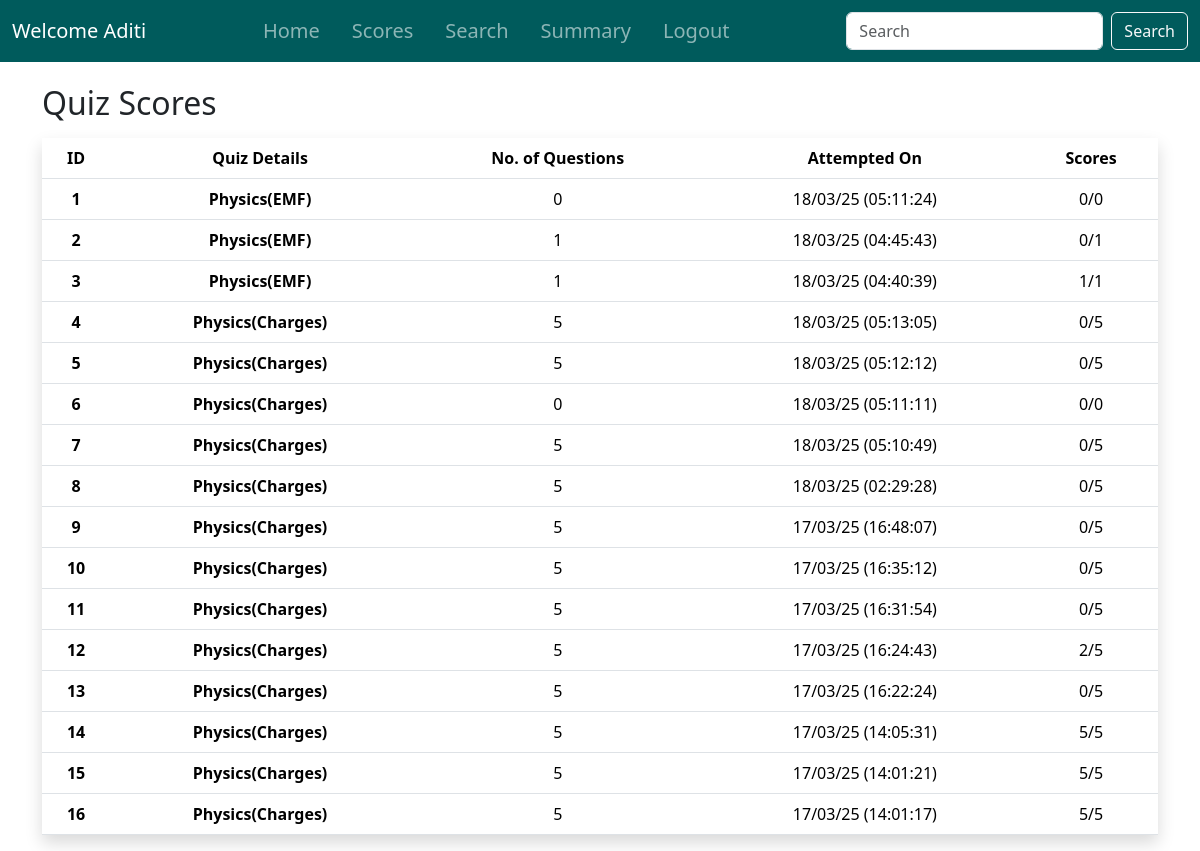
Before: /quiz_scores/1 (signed in) with the older database file.
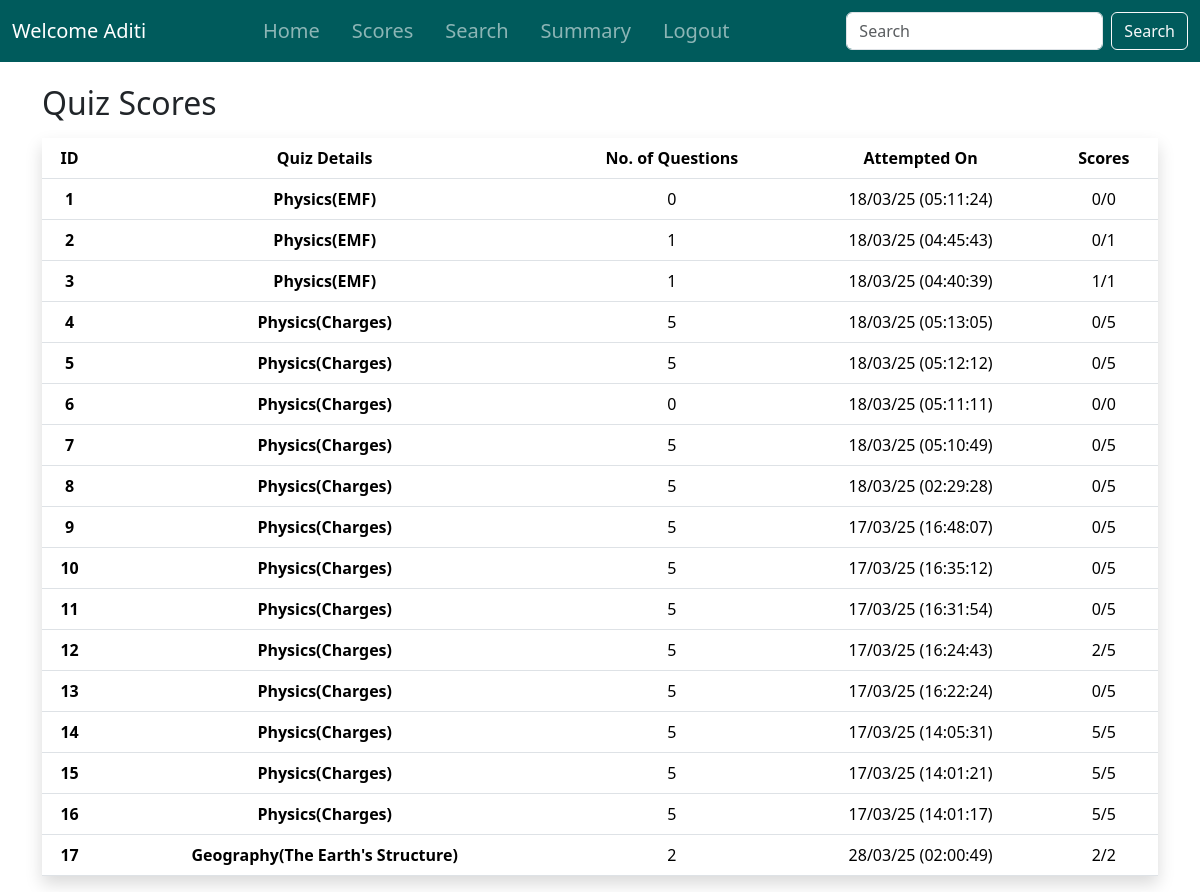
After: the same page with the newer database file.
### controllers/models.py (models this page shows)
class Score(db.Model):
    id = db.Column(db.Integer, primary_key=True)
    quiz_id = db.Column(db.Integer, db.ForeignKey('quiz.id'), nullable=False)
    user_id = db.Column(db.Integer, db.ForeignKey('user.id'), nullable=False)
    time_stamp_of_attempt = db.Column(db.DateTime, default=func.now())
    total_scored = db.Column(db.Integer, nullable=False)
    user = db.relationship('User', backref='scores')
    @hybrid_property
    def formatted_timestamp(self):
        if self.time_stamp_of_attempt:
            return self.time_stamp_of_attempt.strftime("%d/%m/%y (%H:%M:%S)")
        return None

class Subject(db.Model):
    id = db.Column(db.Integer, primary_key=True)
    name = db.Column(db.String(200), unique=True, nullable=False)
    description = db.Column(db.Text)
    chapters = db.relationship('Chapter', backref='subject', cascade='all, delete-orphan')

class Chapter(db.Model):
    id = db.Column(db.Integer, primary_key=True)
    name = db.Column(db.String(200), nullable=False, unique=True)
    description = db.Column(db.Text, nullable=False)
    no_of_quizes = db.Column(db.Integer, nullable=False) # I don't know how to use this stuff.
    subject_id = db.Column(db.Integer, db.ForeignKey('subject.id'), nullable=False)
    quizzes = db.relationship('Quiz', backref='chapter', cascade='all, delete-orphan')

### controllers/routes.py (the view)
@app.route('/quiz_scores/<int:user_id>')
@login_required
def quiz_scores(user_id=None):
    scores = (
        Score.query
        .join(Quiz)  # Join to access Quiz fields
        .filter(Score.user_id == user_id)
        .order_by(Quiz.chapter_id, Score.time_stamp_of_attempt.desc())  # Order by chapter and timestamp
        .options(joinedload(Score.quiz))  # Eager load to reduce queries
        .all()
    )
    return render_template('quiz_scores.html', scores=scores)

### controllers/models.py (called while the page is built)
@login_manager.user_loader
def load_user(user_id):
    try:
        user_type, id = user_id.split('-')
        id = int(id)
        if user_type == 'admin':
            return Admin.query.get(id)
        else:
            return User.query.get(id)
    except (ValueError, AttributeError):
        print(f"ERROR: Invalid user_id: {user_id}")
        return None

    @hybrid_property
    def no_of_questions(self):
        return len(self.questions)

### controllers/templates/quiz_scores.html (shortened to what this page needs)
{% extends 'base.html' %}
{% block content %}
    <div class="container mt-4">
            <h2>Quiz Scores</h2>
            {% if scores %}
                <table class="table table-hover shadow mt-3">
                    <thead>
                        <tr>
                            <th scope="col" class="text-center">ID</th>
                            <th scope="col" class="text-center">Quiz Details</th>
                            <th scope="col" class="text-center">No. of Questions</th>
                            <th scope="col" class="text-center">Attempted On</th>
                            <th scope="col" class="text-center">Scores</th>
                        </tr>
                    </thead>
                    <tbody>
                        {% for score in scores %}
                            <tr>
                                <th scope="col" class="text-center">{{ loop.index }}</th>
                                <th scope="col" class="text-center">{{ score.quiz.subject.name }}({{ score.quiz.chapter.name }})</th>
                                <td class="text-center">{{score.quiz.no_of_questions}}</td>
                                <td class="text-center">{{score.formatted_timestamp}}</td>
                                <td class="text-center">{{score.total_scored}}/{{score.quiz.no_of_questions}}</td>
                            </tr>
                        {% endfor %}
                    </tbody>
                </table>
            {% else %}
                <div class="container"><h3 style="color: #808080;">You haven't participated in any quiz yet! Participate to have scores</h3></div>
            {% endif %}
    </div>
{% endblock%}

Changed rows visible on the page:
added Score: quiz.subject.name "Geography", quiz.chapter.name "The Earth's Structure", quiz.no_of_questions "2", formatted_timestamp "28/03/25 (02:00:49)", total_scored "2"
